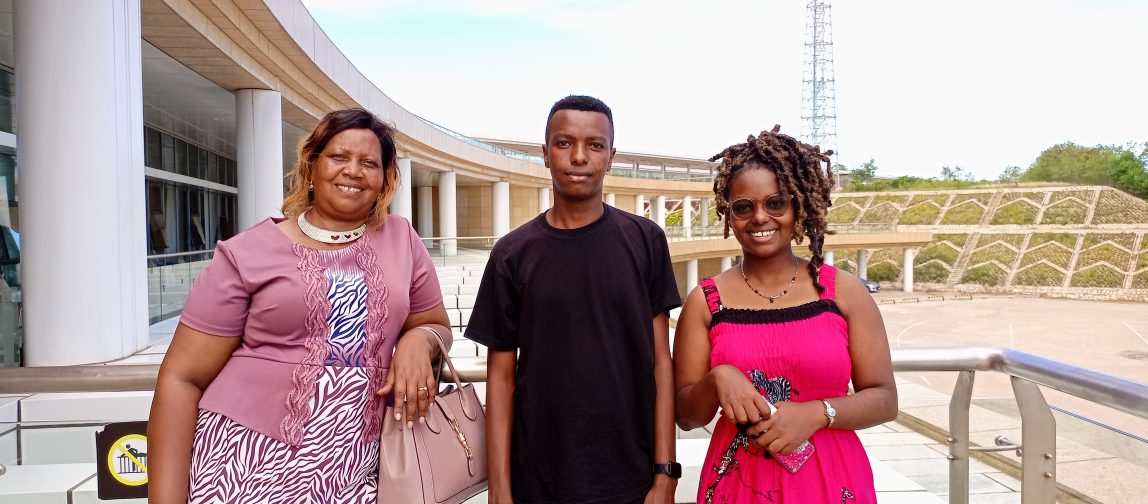
#> input picture Resources/train.jpg, 4592 x 2016 px, found by its file name (shown at 1/4 size)
$ python faceDetection.py
#> lines starting #> are read from the running program, lines starting #| are printed output that depends on the picture; after the words box and inside, x2 and y2 are one past the last pixel; in counts of white or black regions, pixels touching at a corner belong together
import cv2

faceCascade = cv2.CascadeClassifier("Resources/haarcascade_frontalface_default.xml")
img = cv2.imread("Resources/train.JPG")
#> img is the input picture: shape (2016, 4592, 3); mean B, G, R 151.3, 152.7, 179.7


scalePerc = 25 #scale percentage
width = int(img.shape[1] * scalePerc / 100)
#> width = 1148
height = int(img.shape[0] * scalePerc / 100)
#> height = 504
dsize = (width,height)
#> dsize = (1148, 504)
resize = cv2.resize(img,(dsize))
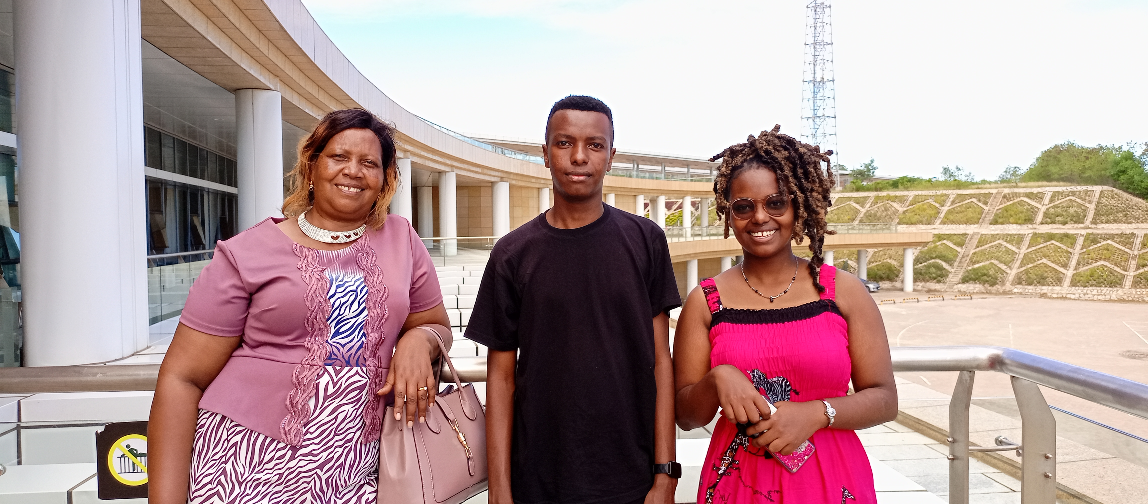
#> resize: shape (504, 1148, 3); mean B, G, R 151.5, 152.8, 179.8

imgGray = cv2.cvtColor(resize,cv2.COLOR_BGR2GRAY)
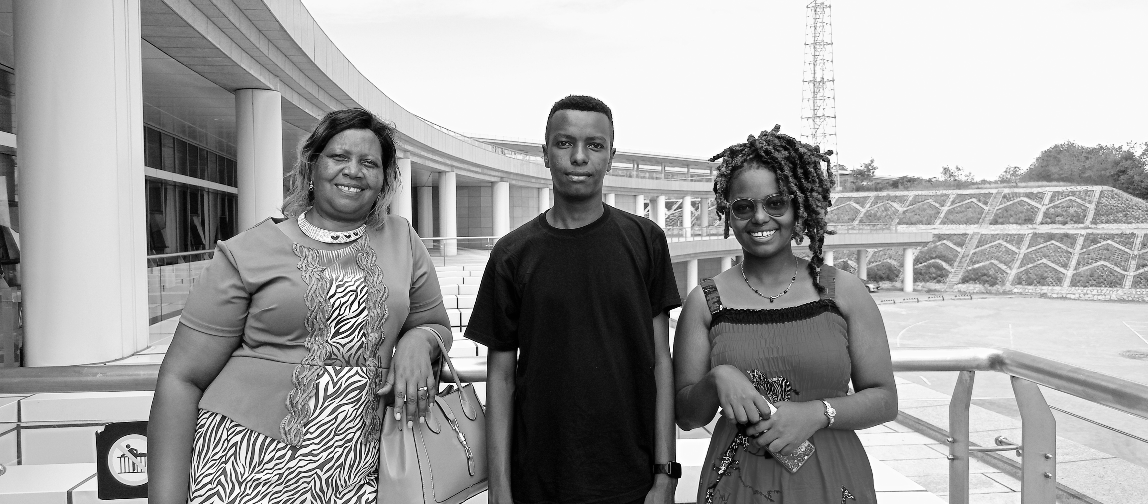
#> imgGray: shape (504, 1148); min 1, max 255, mean 160.7
faces = faceCascade.detectMultiScale(imgGray,1.1,4)  #scale factors, min neighbours
#> faces = [[104, 434, 50, 50], [542, 114, 77, 77], [316, 130, 76, 76], [723, 179, 74, 74], [960, 382, 66, 66]]

for (x,y,w,h) in faces:
    cv2.rectangle(resize,(x,y),(x+w,y+h),(255,0,0),2)#draw rectangle
#> this loop made 5 passes
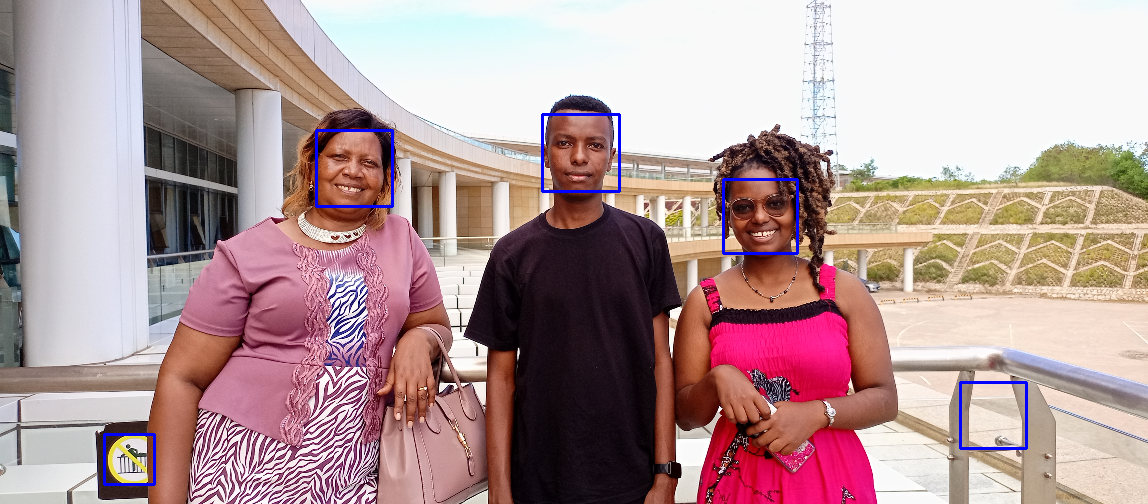
#> resize: shape (504, 1148, 3); 0.71% of pixels changed, all inside (x1, y1, x2, y2) = (103, 113, 1028, 486)
    # (img,initial points, corner points, color,thickness)

cv2.imshow("Train Pic",resize)
#cv2.imshow("Gray", imgGray)
cv2.waitKey(0)

$ run again, with Resources/Thumbnail.jpg copied over Resources/train.jpg
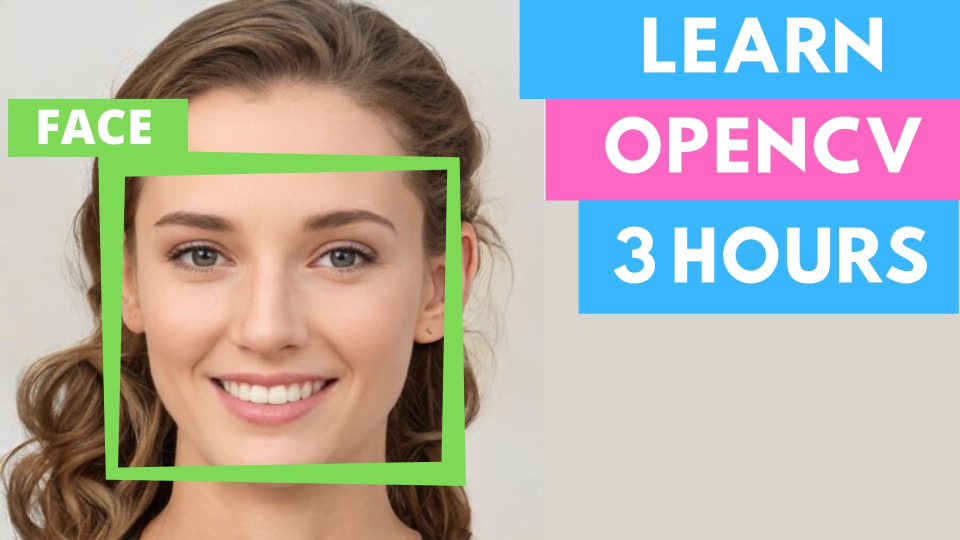
#> input picture Resources/Thumbnail.jpg, 1920 x 1080 px, found by its file name (shown at 1/2 size)
#> img is the input picture: shape (1080, 1920, 3); mean B, G, R 170.7, 172.7, 174.1
#> `imgGray = cv2.cvtColor(resize,cv2.COLOR_BGR2GRAY)`:
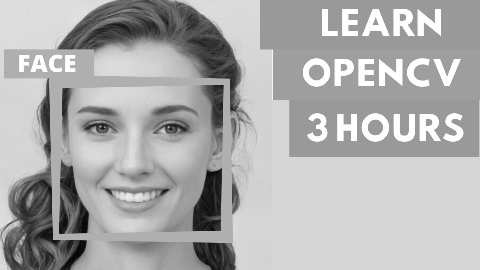
#> imgGray: shape (270, 480); min 4, max 255, mean 173
#> faces = [[47, 57, 177, 177]]
#> the loop `for (x,y,w,h) in faces:` made 1 pass
#> after the loop `for (x,y,w,h) in faces:`:
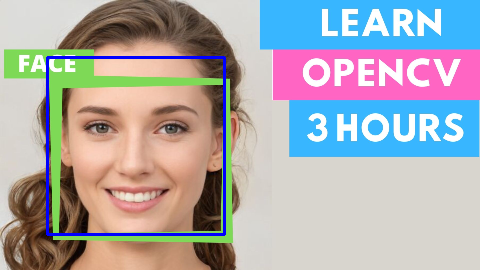
#> resize: shape (270, 480, 3); mean B, G, R 173.5, 170, 172
